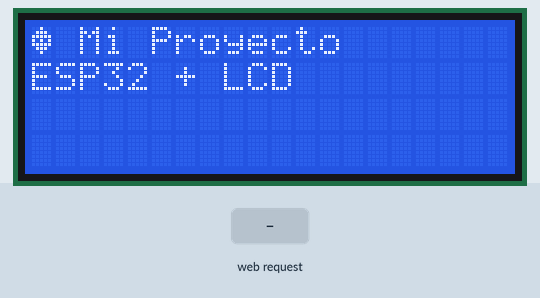
Simulated run of this program. Board: ESP32-S3. On the bench: 20×4 character LCD. The inputs (shaded band) are chosen by the test bench. WiFi joins after 1.5 s; servers stay silent unless stated; what the program prints to the serial monitor is not drawn.

Above: at 2.7 s.
2.8 s: HTTP request GET /set?msg=1 received
At 3.2 s:
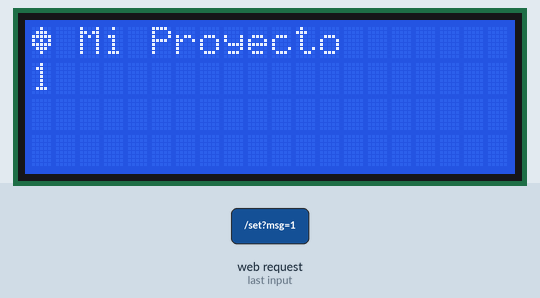
4.3 s: HTTP request GET /set?msg=0 received
At 5.5 s:
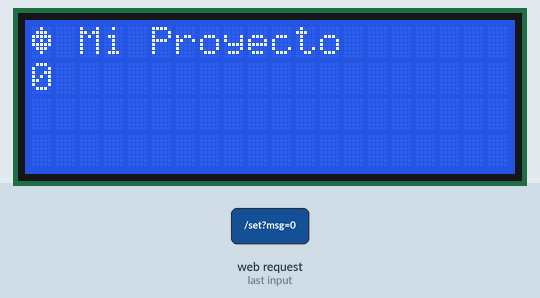
Timing chart, 0 to 7.3 s (numbered marks = the images above; inputs shaded):
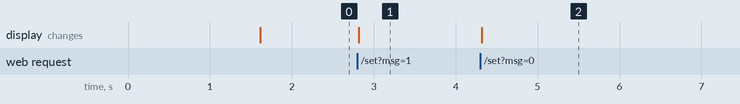

The program:

main.cpp
```cpp
#include <Arduino.h>
#include <Wire.h>
#include <WiFi.h>
#include <WebServer.h>
#include <LiquidCrystal_I2C.h>

// ================= WIFI =================
const char* ssid = "Nautilus";
const char* password = "20000Leguas";

// ================= LCD =================
#define SDA 8
#define SCL 9
LiquidCrystal_I2C lcd(0x27, 20, 4);

// ================= WEB =================
WebServer server(80);

// ================= TEXTO =================
String textoLCD = "ESP32 + LCD";
String ultimoTexto = "";

// ================= LOGO =================
byte logo[8] = {
  B00100,
  B01110,
  B11111,
  B10101,
  B11111,
  B01110,
  B00100,
  B00000
};

// ======================================================
// HTML
// ======================================================
String paginaHTML()
{
  String html = "<!DOCTYPE html><html><head><meta charset='UTF-8'>";
  html += "<title>Mi Proyecto</title></head><body>";

  html += "<h1>♥ Mi Proyecto</h1>";
  html += "<form action='/set'>";
  html += "<input type='text' name='msg'>";
  html += "<input type='submit' value='Enviar'>";
  html += "</form>";

  html += "</body></html>";
  return html;
}

// ======================================================
// WEB HANDLERS
// ======================================================
void handleRoot()
{
  server.send(200, "text/html", paginaHTML());
}

void handleSet()
{
  if (server.hasArg("msg"))
  {
    textoLCD = server.arg("msg");
  }

  // 🔁 REDIRECCIÓN AUTOMÁTICA
  server.sendHeader("Location", "/");
  server.send(303);
}

// ======================================================
// SETUP
// ======================================================
void setup()
{
  Serial.begin(115200);

  Wire.begin(SDA, SCL);

  lcd.init();
  lcd.backlight();
  lcd.createChar(0, logo);

  // Pantalla fija (solo una vez)
  lcd.setCursor(0, 0);
  lcd.write(byte(0));
  lcd.print(" Mi Proyecto");

  // ---- WIFI ----
  WiFi.begin(ssid, password);

  while (WiFi.status() != WL_CONNECTED)
  {
    delay(500);
    Serial.print(".");
  }

  Serial.println("\nIP:");
  Serial.println(WiFi.localIP());

  // ---- WEB ----
  server.on("/", handleRoot);
  server.on("/set", handleSet);
  server.begin();
}

// ======================================================
// LOOP
// ======================================================
void loop()
{
  server.handleClient();

  if (textoLCD != ultimoTexto)
  {
    lcd.clear();

    // ---- Línea 0 (fija) ----
    lcd.setCursor(0, 0);
    lcd.write(byte(0));
    lcd.print(" Mi Proyecto");

    // ---- Línea 1 ----
    lcd.setCursor(0, 1);
    lcd.print(textoLCD.substring(0, 20));

    // ---- Línea 2 ----
    if (textoLCD.length() > 20)
    {
      lcd.setCursor(0, 2);
      lcd.print(textoLCD.substring(20, 40));
    }

    // ---- Línea 3 ----
    if (textoLCD.length() > 40)
    {
      lcd.setCursor(0, 3);
      lcd.print(textoLCD.substring(40, 60));
    }

    ultimoTexto = textoLCD;
  }
}
```

Measured:
- after the input at 2.8 s, the display: changes at once (image 1)
- after the input at 4.3 s, the display: changes at once (image 2)
